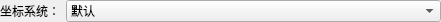
<ui version="4.0">
 <class>qSlicerModelsIOOptionsWidget</class>
 <widget class="qSlicerWidget" name="qSlicerModelsIOOptionsWidget">
  <property name="geometry">
   <rect>
    <x>0</x>
    <y>0</y>
    <width>151</width>
    <height>19</height>
   </rect>
  </property>
  <property name="windowTitle">
   <string>模型选项</string>
  </property>
  <layout class="QHBoxLayout" name="horizontalLayout">
   <property name="leftMargin">
    <number>0</number>
   </property>
   <property name="topMargin">
    <number>0</number>
   </property>
   <property name="rightMargin">
    <number>0</number>
   </property>
   <property name="bottomMargin">
    <number>0</number>
   </property>
   <item>
    <widget class="QLabel" name="label">
     <property name="text">
      <string>坐标系统：</string>
     </property>
    </widget>
   </item>
   <item>
    <widget class="QComboBox" name="coordinateSystemComboBox">
     <property name="sizePolicy">
      <sizepolicy hsizetype="Expanding" vsizetype="Fixed">
       <horstretch>0</horstretch>
       <verstretch>0</verstretch>
      </sizepolicy>
     </property>
     <property name="toolTip">
      <string>使用 LPS（左后上）以更好地与大多数软件兼容（这是默认设置）。使用 RAS（右前上）以更好地与早期 Slicer 版本兼容。如果文件中定义了坐标系统，则使用该坐标系统，此选项将被忽略。</string>
     </property>
     <item>
      <property name="text">
       <string>默认</string>
      </property>
     </item>
     <item>
      <property name="text">
       <string>分支端点。“未选择”的控制点用作源，“已选择”的控制点用作目标。</string>
      </property>
     </item>
     <item>
      <property name="text">
       <string>选择一个模型或分割节点</string>
      </property>
     </item>
    </widget>
   </item>
  </layout>
 </widget>
 <customwidgets>
  <customwidget>
   <class>qSlicerWidget</class>
   <extends>QWidget</extends>
   <header>qSlicerWidget.h</header>
   <container>1</container>
  </customwidget>
 </customwidgets>
 <resources />
 <connections />
</ui>
